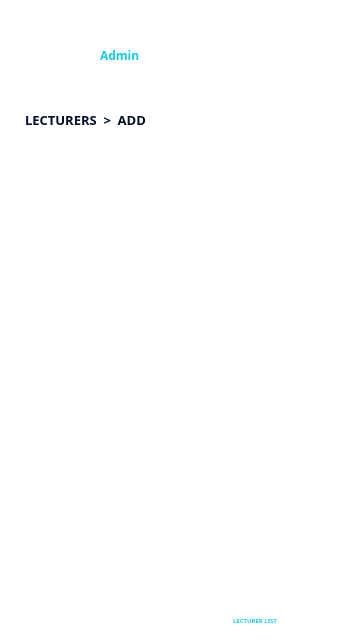
<?xml version="1.0" encoding="UTF-8"?>
<ui version="4.0">
 <class>Admin_Lecturers_Add</class>
 <widget class="QMainWindow" name="Admin_Lecturers_Add">
  <property name="geometry">
   <rect>
    <x>0</x>
    <y>0</y>
    <width>360</width>
    <height>640</height>
   </rect>
  </property>
  <property name="windowTitle">
   <string>Admin Lecturers Add</string>
  </property>
  <property name="windowIcon">
   <iconset resource="../Presence/resources.qrc">
    <normaloff>:/res/assets/presence_logo.png</normaloff>:/res/assets/presence_logo.png</iconset>
  </property>
  <widget class="QWidget" name="centralwidget">
   <property name="styleSheet">
    <string notr="true">QWidget #centralwidget {
	background-color: #FFFFFF
}</string>
   </property>
   <widget class="QGroupBox" name="headerGroup">
    <property name="geometry">
     <rect>
      <x>0</x>
      <y>0</y>
      <width>360</width>
      <height>100</height>
     </rect>
    </property>
    <property name="styleSheet">
     <string notr="true">QGroupBox {
	border: 0px;
	border-radius: 0px;
}</string>
    </property>
    <property name="title">
     <string/>
    </property>
    <widget class="QLabel" name="headerHud">
     <property name="geometry">
      <rect>
       <x>0</x>
       <y>0</y>
       <width>360</width>
       <height>100</height>
      </rect>
     </property>
     <property name="styleSheet">
      <string notr="true"/>
     </property>
     <property name="text">
      <string/>
     </property>
     <property name="pixmap">
      <pixmap resource="../Presence/resources.qrc">:/res/assets/header_short.png</pixmap>
     </property>
    </widget>
    <widget class="QPushButton" name="backButton">
     <property name="geometry">
      <rect>
       <x>15</x>
       <y>15</y>
       <width>30</width>
       <height>30</height>
      </rect>
     </property>
     <property name="styleSheet">
      <string notr="true">QPushButton {
	border: 0px;
	border-radius: 0px;
	background: none;
}

QPushButton:focus { 
	outline: none; 
}</string>
     </property>
     <property name="text">
      <string/>
     </property>
     <property name="icon">
      <iconset resource="../Presence/resources.qrc">
       <normaloff>:/res/assets/back.png</normaloff>:/res/assets/back.png</iconset>
     </property>
     <property name="iconSize">
      <size>
       <width>30</width>
       <height>30</height>
      </size>
     </property>
     <property name="flat">
      <bool>true</bool>
     </property>
    </widget>
    <widget class="QLabel" name="avatarLabel">
     <property name="geometry">
      <rect>
       <x>50</x>
       <y>30</y>
       <width>40</width>
       <height>40</height>
      </rect>
     </property>
     <property name="text">
      <string/>
     </property>
     <property name="pixmap">
      <pixmap resource="../Presence/resources.qrc">:/res/assets/cict_avatar.png</pixmap>
     </property>
     <property name="alignment">
      <set>Qt::AlignCenter</set>
     </property>
    </widget>
    <widget class="QLabel" name="adminTitleLabel">
     <property name="geometry">
      <rect>
       <x>100</x>
       <y>30</y>
       <width>180</width>
       <height>20</height>
      </rect>
     </property>
     <property name="styleSheet">
      <string notr="true">QLabel {
	color: #FFFFFF;
	font-family: Poppins;
	font-size: 12px;
	font-style: normal;
	font-weight: 700;
	line-height: normal;
}</string>
     </property>
     <property name="text">
      <string>ADMIN</string>
     </property>
    </widget>
    <widget class="QLabel" name="adminIdLabel">
     <property name="geometry">
      <rect>
       <x>100</x>
       <y>45</y>
       <width>180</width>
       <height>20</height>
      </rect>
     </property>
     <property name="styleSheet">
      <string notr="true">QLabel {
	color: #15CAE3;
	font-family: Poppins;
	font-size: 12px;
	font-style: normal;
	font-weight: 500;
	line-height: normal;
}</string>
     </property>
     <property name="text">
      <string>Admin</string>
     </property>
    </widget>
    <widget class="QLabel" name="dateLabel">
     <property name="geometry">
      <rect>
       <x>250</x>
       <y>10</y>
       <width>90</width>
       <height>20</height>
      </rect>
     </property>
     <property name="font">
      <font>
       <family>Poppins</family>
       <pointsize>-1</pointsize>
       <italic>false</italic>
       <fontweight>Light</fontweight>
      </font>
     </property>
     <property name="styleSheet">
      <string notr="true">QLabel {
	color: #FFFFFF;
	text-align: right;
	font-family: Poppins;
	font-size: 9px;
	font-style: normal;
	font-weight: 300;
	line-height: normal;
}</string>
     </property>
     <property name="text">
      <string/>
     </property>
     <property name="alignment">
      <set>Qt::AlignRight|Qt::AlignTrailing|Qt::AlignVCenter</set>
     </property>
    </widget>
    <widget class="QLabel" name="timeLabel">
     <property name="geometry">
      <rect>
       <x>250</x>
       <y>20</y>
       <width>90</width>
       <height>20</height>
      </rect>
     </property>
     <property name="styleSheet">
      <string notr="true">QLabel {
	color: #FFFFFF;
	text-align: right;
	font-family: Poppins;
	font-size: 11px;
	font-style: normal;
	font-weight: 500;
	line-height: normal;
}</string>
     </property>
     <property name="text">
      <string/>
     </property>
     <property name="alignment">
      <set>Qt::AlignRight|Qt::AlignTrailing|Qt::AlignVCenter</set>
     </property>
    </widget>
   </widget>
   <widget class="QLabel" name="titleLabel">
    <property name="geometry">
     <rect>
      <x>25</x>
      <y>110</y>
      <width>180</width>
      <height>20</height>
     </rect>
    </property>
    <property name="styleSheet">
     <string notr="true">QLabel {
	color: #000F2A;
	font-family: Poppins;
	font-size: 13px;
	font-style: normal;
	font-weight: 700;
	line-height: normal;
}</string>
    </property>
    <property name="text">
     <string>LECTURERS  &gt;  ADD</string>
    </property>
   </widget>
   <widget class="QGroupBox" name="footerGroup">
    <property name="geometry">
     <rect>
      <x>0</x>
      <y>570</y>
      <width>360</width>
      <height>70</height>
     </rect>
    </property>
    <property name="styleSheet">
     <string notr="true">QGroupBox {
	border: 0px;
	border-radius: 0px;
}</string>
    </property>
    <property name="title">
     <string/>
    </property>
    <widget class="QLabel" name="footerHud">
     <property name="geometry">
      <rect>
       <x>10</x>
       <y>10</y>
       <width>340</width>
       <height>60</height>
      </rect>
     </property>
     <property name="text">
      <string/>
     </property>
     <property name="pixmap">
      <pixmap resource="../Presence/resources.qrc">:/res/assets/footer.png</pixmap>
     </property>
     <property name="alignment">
      <set>Qt::AlignCenter</set>
     </property>
    </widget>
    <widget class="QPushButton" name="studentListButton">
     <property name="geometry">
      <rect>
       <x>90</x>
       <y>17</y>
       <width>30</width>
       <height>30</height>
      </rect>
     </property>
     <property name="styleSheet">
      <string notr="true">QPushButton {
	border: 0px;
	border-radius: 0px;
	background: none;
}

QPushButton:focus { 
	outline: none; 
}</string>
     </property>
     <property name="text">
      <string/>
     </property>
     <property name="icon">
      <iconset resource="../Presence/resources.qrc">
       <normaloff>:/res/assets/home_unselected.png</normaloff>:/res/assets/home_unselected.png</iconset>
     </property>
     <property name="iconSize">
      <size>
       <width>25</width>
       <height>25</height>
      </size>
     </property>
     <property name="flat">
      <bool>true</bool>
     </property>
    </widget>
    <widget class="QLabel" name="studentListLabel">
     <property name="geometry">
      <rect>
       <x>75</x>
       <y>42</y>
       <width>60</width>
       <height>16</height>
      </rect>
     </property>
     <property name="styleSheet">
      <string notr="true">QLabel {
	color: #FFFFFF;
	text-align: center;
	font-family: Poppins;
	font-size: 6px;
	font-style: normal;
	font-weight: 500;
	line-height: normal;
}</string>
     </property>
     <property name="text">
      <string>STUDENT LIST</string>
     </property>
     <property name="alignment">
      <set>Qt::AlignCenter</set>
     </property>
    </widget>
    <widget class="QPushButton" name="classListButton">
     <property name="geometry">
      <rect>
       <x>165</x>
       <y>17</y>
       <width>30</width>
       <height>30</height>
      </rect>
     </property>
     <property name="styleSheet">
      <string notr="true">QPushButton {
	border: 0px;
	border-radius: 0px;
	background: none;
}

QPushButton:focus { 
	outline: none; 
}</string>
     </property>
     <property name="text">
      <string/>
     </property>
     <property name="icon">
      <iconset resource="../Presence/resources.qrc">
       <normaloff>:/res/assets/class_list_unselected.png</normaloff>:/res/assets/class_list_unselected.png</iconset>
     </property>
     <property name="iconSize">
      <size>
       <width>25</width>
       <height>25</height>
      </size>
     </property>
     <property name="flat">
      <bool>true</bool>
     </property>
    </widget>
    <widget class="QLabel" name="classListLabel">
     <property name="geometry">
      <rect>
       <x>150</x>
       <y>42</y>
       <width>60</width>
       <height>16</height>
      </rect>
     </property>
     <property name="styleSheet">
      <string notr="true">QLabel {
	color: #FFFFFF;
	text-align: center;
	font-family: Poppins;
	font-size: 6px;
	font-style: normal;
	font-weight: 500;
	line-height: normal;
}</string>
     </property>
     <property name="text">
      <string>CLASS LIST</string>
     </property>
     <property name="alignment">
      <set>Qt::AlignCenter</set>
     </property>
    </widget>
    <widget class="QPushButton" name="lecturerListButton">
     <property name="geometry">
      <rect>
       <x>240</x>
       <y>17</y>
       <width>30</width>
       <height>30</height>
      </rect>
     </property>
     <property name="styleSheet">
      <string notr="true">QPushButton {
	border: 0px;
	border-radius: 0px;
	background: none;
}

QPushButton:focus { 
	outline: none; 
}</string>
     </property>
     <property name="text">
      <string/>
     </property>
     <property name="icon">
      <iconset resource="../Presence/resources.qrc">
       <normaloff>:/res/assets/lecturer_selected.png</normaloff>:/res/assets/lecturer_selected.png</iconset>
     </property>
     <property name="iconSize">
      <size>
       <width>25</width>
       <height>25</height>
      </size>
     </property>
     <property name="flat">
      <bool>true</bool>
     </property>
    </widget>
    <widget class="QLabel" name="lecturerListLabel">
     <property name="geometry">
      <rect>
       <x>225</x>
       <y>42</y>
       <width>60</width>
       <height>16</height>
      </rect>
     </property>
     <property name="styleSheet">
      <string notr="true">QLabel {
	color: #15CAE3;
	text-align: center;
	font-family: Poppins;
	font-size: 6px;
	font-style: normal;
	font-weight: 500;
	line-height: normal;
}</string>
     </property>
     <property name="text">
      <string>LECTURER LIST</string>
     </property>
     <property name="alignment">
      <set>Qt::AlignCenter</set>
     </property>
    </widget>
   </widget>
   <widget class="QGroupBox" name="inputDataGroup">
    <property name="geometry">
     <rect>
      <x>25</x>
      <y>130</y>
      <width>310</width>
      <height>440</height>
     </rect>
    </property>
    <property name="styleSheet">
     <string notr="true">QGroupBox {
	border: 0px;
	border-radius: 0px;
}</string>
    </property>
    <property name="title">
     <string/>
    </property>
    <widget class="QPushButton" name="confirmButton">
     <property name="geometry">
      <rect>
       <x>50</x>
       <y>400</y>
       <width>210</width>
       <height>40</height>
      </rect>
     </property>
     <property name="styleSheet">
      <string notr="true">QPushButton {
	border: 0px;
	border-radius: 0px;
	background: none;
}

QPushButton:focus { 
	outline: none; 
}</string>
     </property>
     <property name="text">
      <string/>
     </property>
     <property name="icon">
      <iconset resource="../Presence/resources.qrc">
       <normaloff>:/res/assets/confirm.png</normaloff>:/res/assets/confirm.png</iconset>
     </property>
     <property name="iconSize">
      <size>
       <width>300</width>
       <height>50</height>
      </size>
     </property>
     <property name="flat">
      <bool>true</bool>
     </property>
    </widget>
    <widget class="QGroupBox" name="lecturerIdGroup">
     <property name="geometry">
      <rect>
       <x>0</x>
       <y>10</y>
       <width>310</width>
       <height>40</height>
      </rect>
     </property>
     <property name="title">
      <string/>
     </property>
     <widget class="QLabel" name="lecturerIdHud">
      <property name="geometry">
       <rect>
        <x>0</x>
        <y>0</y>
        <width>310</width>
        <height>40</height>
       </rect>
      </property>
      <property name="text">
       <string/>
      </property>
      <property name="pixmap">
       <pixmap resource="../Presence/resources.qrc">:/res/assets/data_field_long.png</pixmap>
      </property>
      <property name="alignment">
       <set>Qt::AlignCenter</set>
      </property>
     </widget>
     <widget class="QLineEdit" name="lecturerIdTextbox">
      <property name="geometry">
       <rect>
        <x>10</x>
        <y>0</y>
        <width>290</width>
        <height>30</height>
       </rect>
      </property>
      <property name="styleSheet">
       <string notr="true">QLineEdit {
	background-color: transparent;
	border: 0px;
	color: #FFFFFF;
	font-family: Poppins;
	font-size: 12px;
	font-style: normal;
	font-weight: 500;
	line-height: normal;
}</string>
      </property>
      <property name="maxLength">
       <number>4</number>
      </property>
      <property name="placeholderText">
       <string>Lecturer No.</string>
      </property>
     </widget>
    </widget>
    <widget class="QGroupBox" name="lastNameGroup">
     <property name="geometry">
      <rect>
       <x>0</x>
       <y>50</y>
       <width>310</width>
       <height>40</height>
      </rect>
     </property>
     <property name="title">
      <string/>
     </property>
     <widget class="QLabel" name="lastNameHud">
      <property name="geometry">
       <rect>
        <x>0</x>
        <y>0</y>
        <width>310</width>
        <height>40</height>
       </rect>
      </property>
      <property name="text">
       <string/>
      </property>
      <property name="pixmap">
       <pixmap resource="../Presence/resources.qrc">:/res/assets/data_field_long.png</pixmap>
      </property>
      <property name="alignment">
       <set>Qt::AlignCenter</set>
      </property>
     </widget>
     <widget class="QLineEdit" name="lastNameTextbox">
      <property name="geometry">
       <rect>
        <x>10</x>
        <y>0</y>
        <width>290</width>
        <height>30</height>
       </rect>
      </property>
      <property name="styleSheet">
       <string notr="true">QLineEdit {
	background-color: transparent;
	border: 0px;
	color: #FFFFFF;
	font-family: Poppins;
	font-size: 12px;
	font-style: normal;
	font-weight: 500;
	line-height: normal;
}</string>
      </property>
      <property name="maxLength">
       <number>255</number>
      </property>
      <property name="placeholderText">
       <string>Last Name</string>
      </property>
     </widget>
    </widget>
    <widget class="QGroupBox" name="firstNameGroup">
     <property name="geometry">
      <rect>
       <x>0</x>
       <y>90</y>
       <width>310</width>
       <height>40</height>
      </rect>
     </property>
     <property name="title">
      <string/>
     </property>
     <widget class="QLabel" name="firstNameHud">
      <property name="geometry">
       <rect>
        <x>0</x>
        <y>0</y>
        <width>310</width>
        <height>40</height>
       </rect>
      </property>
      <property name="text">
       <string/>
      </property>
      <property name="pixmap">
       <pixmap resource="../Presence/resources.qrc">:/res/assets/data_field_long.png</pixmap>
      </property>
      <property name="alignment">
       <set>Qt::AlignCenter</set>
      </property>
     </widget>
     <widget class="QLineEdit" name="firstNameTextbox">
      <property name="geometry">
       <rect>
        <x>10</x>
        <y>0</y>
        <width>290</width>
        <height>30</height>
       </rect>
      </property>
      <property name="styleSheet">
       <string notr="true">QLineEdit {
	background-color: transparent;
	border: 0px;
	color: #FFFFFF;
	font-family: Poppins;
	font-size: 12px;
	font-style: normal;
	font-weight: 500;
	line-height: normal;
}</string>
      </property>
      <property name="maxLength">
       <number>255</number>
      </property>
      <property name="placeholderText">
       <string>First Name</string>
      </property>
     </widget>
    </widget>
    <widget class="QGroupBox" name="collegeGroup">
     <property name="geometry">
      <rect>
       <x>0</x>
       <y>140</y>
       <width>310</width>
       <height>40</height>
      </rect>
     </property>
     <property name="title">
      <string/>
     </property>
     <widget class="QLabel" name="collegeHud">
      <property name="geometry">
       <rect>
        <x>0</x>
        <y>0</y>
        <width>310</width>
        <height>40</height>
       </rect>
      </property>
      <property name="text">
       <string/>
      </property>
      <property name="pixmap">
       <pixmap resource="../Presence/resources.qrc">:/res/assets/data_field_long.png</pixmap>
      </property>
      <property name="alignment">
       <set>Qt::AlignCenter</set>
      </property>
     </widget>
     <widget class="QComboBox" name="collegeCombobox">
      <property name="geometry">
       <rect>
        <x>7</x>
        <y>0</y>
        <width>296</width>
        <height>32</height>
       </rect>
      </property>
      <property name="styleSheet">
       <string notr="true">QComboBox {
	background-color: transparent;
	border: 0px;
	color: #FFFFFF;
	font-family: Poppins;
	font-size: 10px;
	font-style: normal;
	font-weight: 500;
	line-height: normal;
}

QComboBox QAbstractItemView {
    background-color: #000F2A;
}

QComboBox QScrollBar:vertical {
    background-color: #000F2A;
	width: 12px;
}

QComboBox QScrollBar::handle:vertical {
    background-color: #FFFFFF;
}

QComboBox QScrollBar::add-line:vertical,
QComboBox QScrollBar::sub-line:vertical {
    border: none;
    background: none;
    height: 0px;
}

QComboBox QScrollBar::add-page:vertical,
QComboBox QScrollBar::sub-page:vertical {
    background-color: #000F2A;
	background: none;
	border-style: solid;
}</string>
      </property>
      <property name="placeholderText">
       <string>College</string>
      </property>
     </widget>
    </widget>
    <widget class="QLabel" name="errorLabel">
     <property name="enabled">
      <bool>true</bool>
     </property>
     <property name="geometry">
      <rect>
       <x>0</x>
       <y>380</y>
       <width>310</width>
       <height>20</height>
      </rect>
     </property>
     <property name="styleSheet">
      <string notr="true">QLabel {
	background: none;
	color: #FF003D;
	font-family: Poppins;
	font-size: 10px;
	font-style: normal;
	font-weight: 600;
	line-height: normal;
}</string>
     </property>
     <property name="text">
      <string/>
     </property>
     <property name="alignment">
      <set>Qt::AlignCenter</set>
     </property>
    </widget>
   </widget>
  </widget>
 </widget>
 <resources/>
 <connections/>
</ui>
